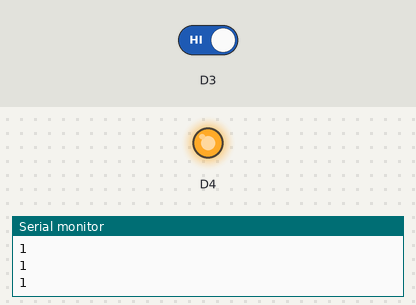
The sketch below on a simulated ESP8266 (NodeMCU). On the bench: output pins drawn as LEDs (lit = HIGH), the last lines printed to the serial monitor. The test bench sets the inputs (shaded band); at power-on: D3 HIGH.

Above: at 1.8 s.
1.9 s: D3 driven LOW
At 2.4 s:
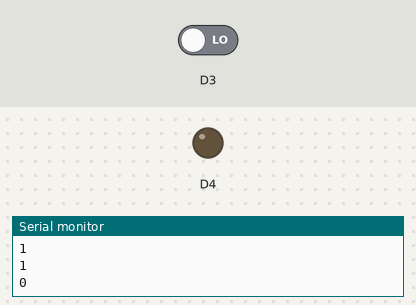
3.5 s: D3 driven HIGH
At 4.7 s:
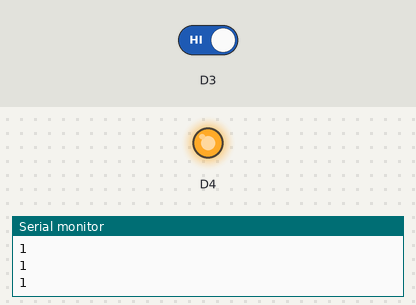
Timing chart, 0 to 6.5 s (numbered marks = the images above; inputs shaded):
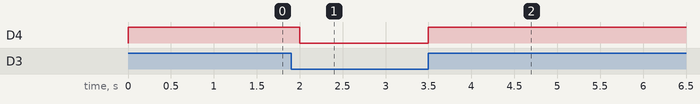

Measured:
- after the input at 1.9 s, D4: HIGH → LOW after 0.10 s
- after the input at 3.5 s, D4: LOW → HIGH at once

The sketch:

MotionSensor.ino
```cpp
void setup() {
  pinMode(D3,INPUT); // RCWL-1506 OUT핀
  pinMode(D4,OUTPUT);
  Serial.begin(9600);
}

void loop() {
  int val = digitalRead(D3);
  Serial.println(val);
  digitalWrite(D4,val);
  delay(500);
}
```
